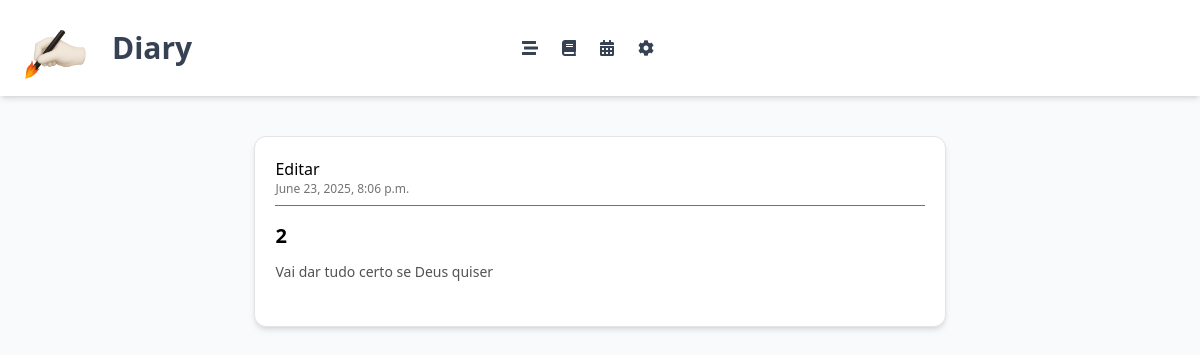
Page /myfeed/ (signed in) on the earlier database version.
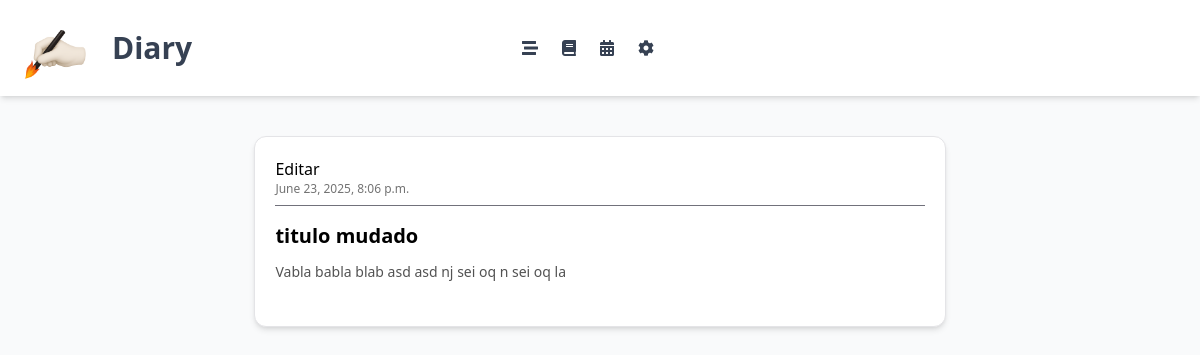
Same page on the later database version.
### page/models.py (models this page shows)
class Page(models.Model):
    author = models.ForeignKey(CustomUser, null=True, on_delete=models.CASCADE)
    title = models.CharField(max_length=50)
    content = models.TextField(max_length=900)
    publication_date = models.DateTimeField(auto_now_add=True)
    public_access = models.BooleanField(default=False)

### page/views.py (the view)
# urls.py: path('myfeed/', user_post, name='user_post'),
def user_post(request):
    if request.user.is_authenticated:
        posts = Page.objects.filter(author=request.user)
    else:
        return redirect('login')
    return render(request, 'page/user_posts.html', {'posts': posts})

### page/templates/page/user_posts.html
{% extends "theme/base.html" %}
{% load static tailwind_tags %}
{% block content %}
<div class='flex flex-col items-center w-full space-y-4'>
    {% for page in posts %}
        <div class="rounded-xl border p-5 border-zinc-200 shadow-md w-3/5 bg-white">
            <a href="{% url 'post_edit' page.id %}" name="edit_button">Editar</a>
        <div class="flex w-full items-center border-zinc-500 justify-between border-b  pb-2">
        <div class="flex items-center space-x-3">
            <div class="text-xs text-neutral-500">{{ page.publication_date }}</div>
        </div>
        </div>
        <div class="mt-4 mb-6">
        <div class="mb-3 text-xl font-bold">{{ page.title }}</div>
        <div class="text-sm text-neutral-600">{{ page.content }}</div>
        </div>
        </div>
        {% endfor %}
</div>
{% endblock content %}

### theme/templates/theme/base.html (shortened to what this page needs)
{% load static %}
{% load tailwind_tags %}
<!DOCTYPE html>
<html lang="pt-BR">
<head>
  {% tailwind_css %}
  <link href="https://cdnjs.cloudflare.com/ajax/libs/font-awesome/5.11.2/css/all.min.css" rel="stylesheet">
</head>
<body class="bg-gray-50 min-h-screen">
  <nav class="bg-white shadow-md px-4 py-2 flex items-center justify-between">
    <div class="flex items-center space-x-4">
      <img src="{% static 'img/website_icon.png' %}" alt="Logo" class="w-20 h-20">
      <span class="font-semibold text-3xl text-gray-700">Diary</span>
    </div>
    <div class="absolute left-1/2 transform -translate-x-1/2 flex items-center space-x-6 text-gray-700">
      <span class="cursor-pointer hover:text-gray-900">
      <a href="{% url 'post_feed' %}">
        <i class="fas fa-stream"></i>
      </a>
      </span>
      <span class="cursor-pointer hover:text-gray-900">
      <a href="{% url 'user_post' %}">
        <i class="fas fa-book"></i>
      </a>
      </span>
      <span class="cursor-pointer hover:text-gray-900">
        <a href="{% url 'success' %}">
          <i class="fas fa-calendar-alt"></i>
        </a>
      </span>
      <span class="relative cursor-pointer hover:text-gray-900">
        <i class="fas fa-cog"></i>
      </span>
    </div>
  </nav>
  <main class="p-6 mt-4">
    {% block content %}{% endblock %}
  </main>
</body>
</html>

Differences in the rows shown:
changed Page: title "2" → "titulo mudado"; content "Vai dar tudo certo se Deus quiser" → "Vabla babla blab asd asd nj sei oq n sei oq la"
